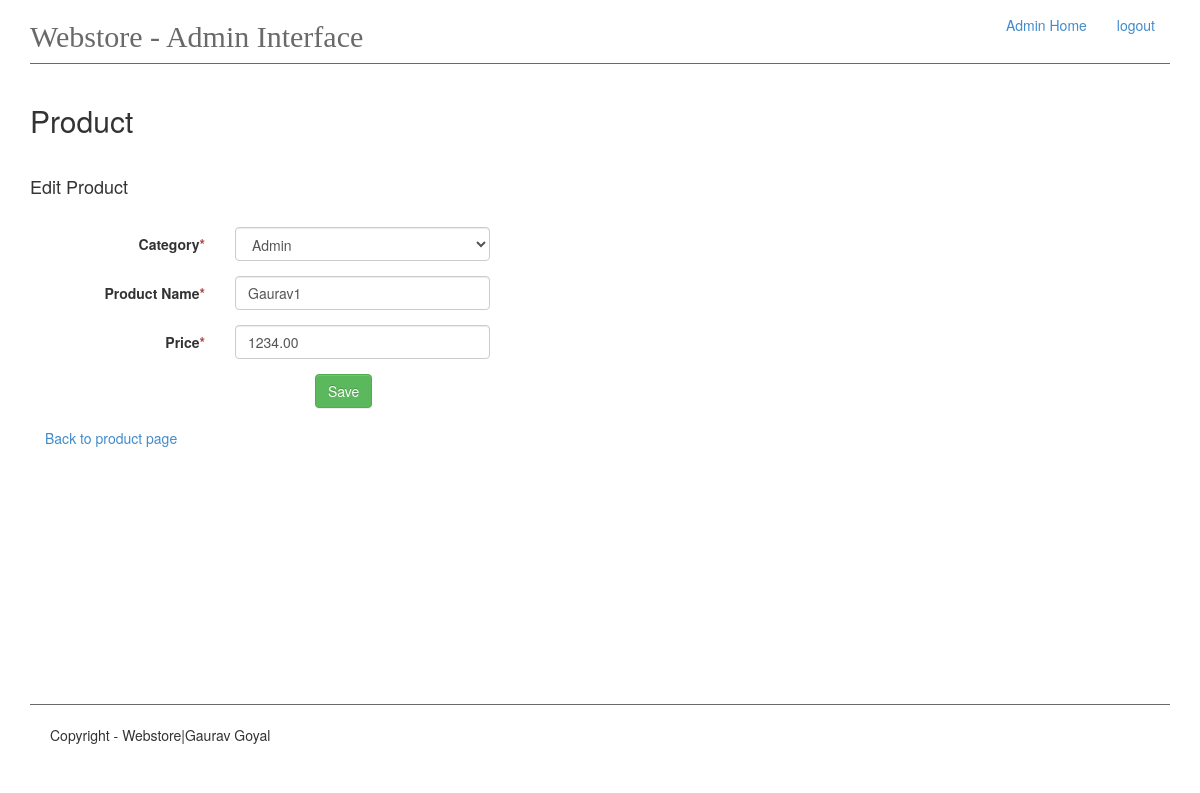
The app's page /admin/product/edit/1 (signed in), older data.
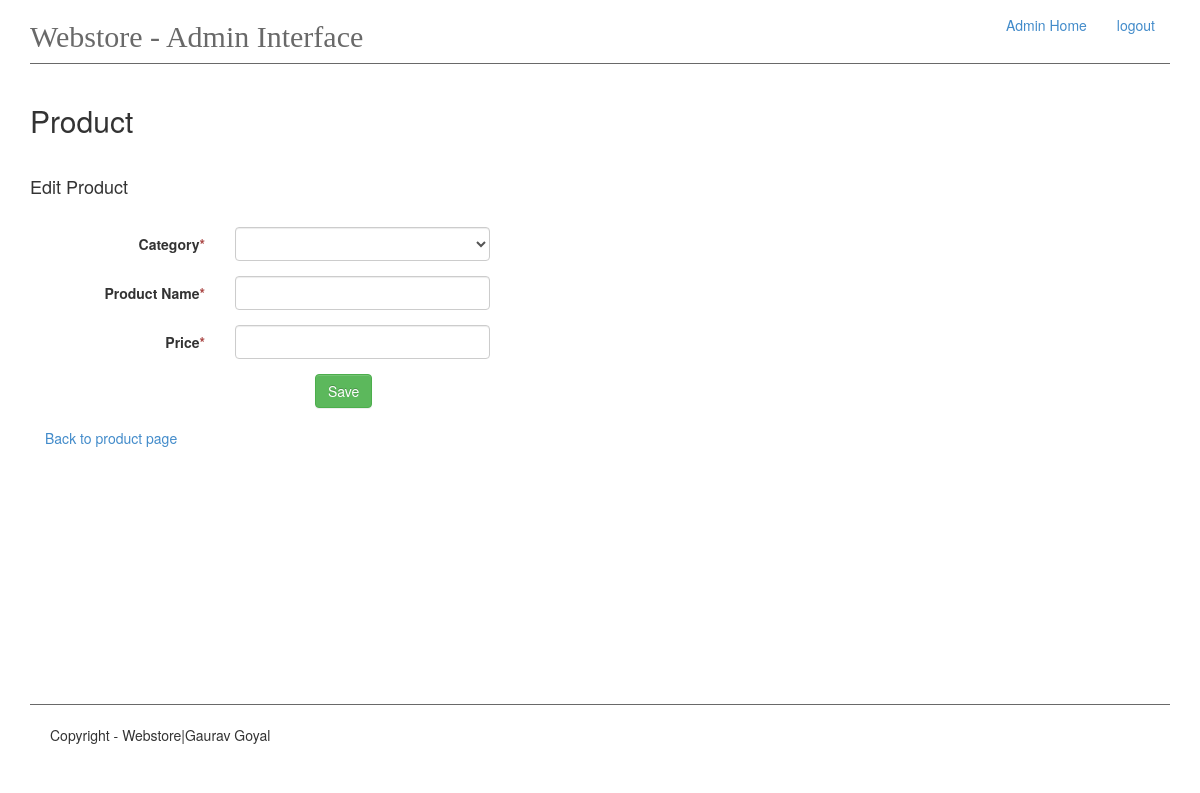
The same page, newer data.
### app/models.py (models this page shows, shortened)
class Product(db.Model):
    id = db.Column(db.Integer, primary_key=True)
    name = db.Column(db.String(50), unique=True, index=True)
    price = db.Column(db.Float, index=True)
    description = db.Column(db.String(400), index=True)
    category_id = db.Column(db.Integer, db.ForeignKey('category.id'))
    cart = db.relationship('Cart', backref='products', lazy='dynamic')

### app/views.py (the view, shortened to what this page needs)
@app.route('/admin/product/edit/<int:pk>',  methods=['GET','POST'])
@login_required
def edit_product(pk):
    products = Product.query.all()
    product = Product.query.get(pk)
    categories = Category.query.all()
    form = ProductForm(obj=product)
    return render_template("admin-panel/edit-product.html", product=product, products=products,
                           form=form, categories=categories)

### app/forms.py
class ProductForm(Form):
    category = QuerySelectField(u'Category', query_factory=get_category)
    name = TextField('Product Name', validators=[Required('Product name is required.')])
    price = DecimalField('Price', validators=[Required('Price is required')])

### app/__init__.py (called while the page is built)
@admin_login.user_loader
def load_user(id):
    return Admin.query.get(int(id))

### app/forms.py (called while the page is built)
def get_category():
    return Category.query.all()

### app/models.py (called while the page is built)
    def __repr__(self):
        return self.name

### app/templates/admin-panel/edit-product.html (shortened to what this page needs)
{% extends 'admin-panel/admin.html' %}
{% block content %}
<h2>Product</h2>
    <br>
<h4>Edit Product</h4>
    <br>
  <form class="form-horizontal" method="post" enctype= "multipart/form-data">
                              {% for field in form if field.widget.input_type != 'hidden' %}
            <div class="col-md-12">
                <div class="form-group">
                    <label class="col-md-2 control-label">  {{ field.label }}<span class="text-danger">*</span></label>
                    <div class="col-md-3"> {{ field(class_='form-control') }}</div>
                    <div class="col-md-6">
                    </div>
                </div >
            </div>
        {% endfor %}
                            <div class="control-group">
                                <div class="controls col-md-offset-3">
                                    <input type="submit" class="btn btn-success" value="Save">
                                </div>
                            </div>
                        </form>
      <br>
<div class="col-md-12"><a href="{{ url_for('add_product') }}">Back to product page</a></div>
{% endblock %}

Row changes from the older to the newer data that the page shows:
removed Product: category "Admin" "Gaurav1" "1234.00"
